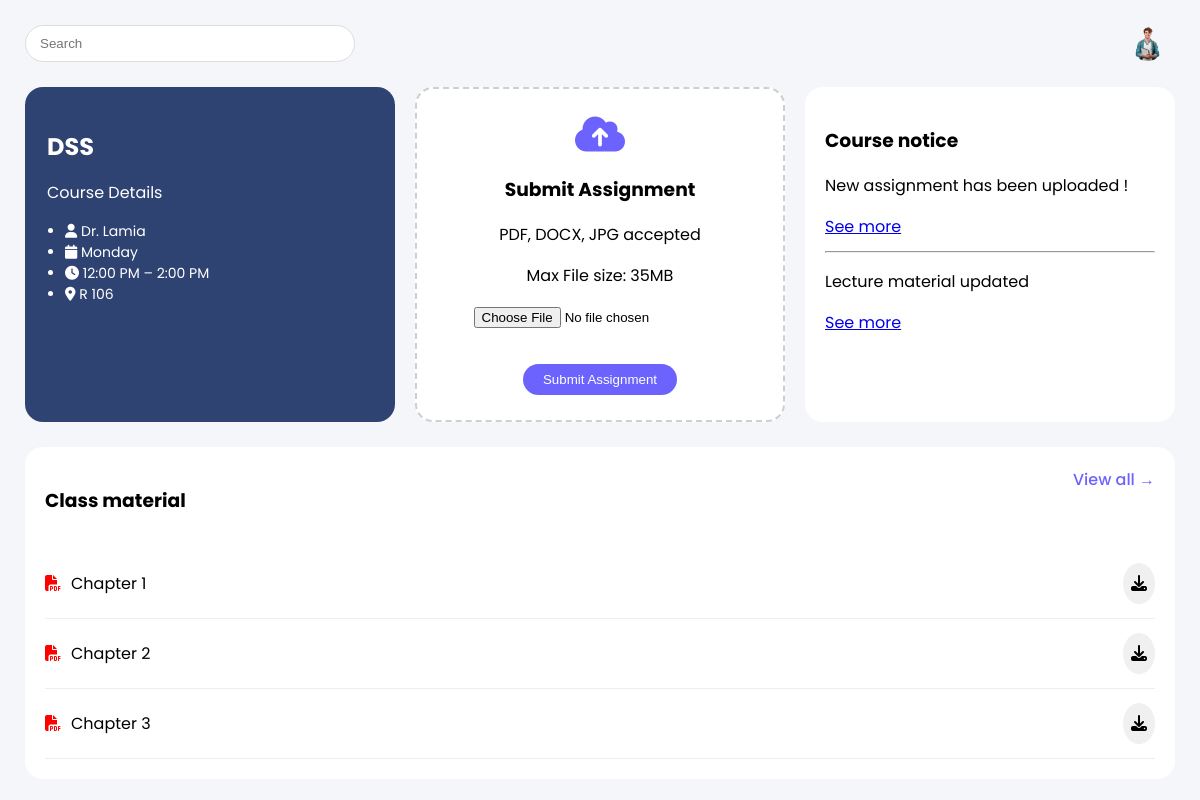
The app's page /course/dss with its own data.
### tables this page shows
CREATE TABLE courses (
        id INTEGER PRIMARY KEY AUTOINCREMENT,
        name TEXT NOT NULL
    );

CREATE TABLE lectures (
        id INTEGER PRIMARY KEY AUTOINCREMENT,
        title TEXT,
        filename TEXT,
        course_id INTEGER,
        FOREIGN KEY(course_id) REFERENCES courses(id)
    );

### app.py (the view)
@app.route("/course/<course_name>")
def course_details(course_name):
    conn = get_db()
    course = conn.execute(
        "SELECT * FROM courses WHERE LOWER(name)=LOWER(?)", (course_name,)
    ).fetchone()
    if course is None:
        conn.close()
        return "❌ Course Not Found"
    lectures = conn.execute(
        "SELECT * FROM lectures WHERE course_id=?", (course["id"],)
    ).fetchall()
    conn.close()
    if course_name.lower() == "gis":
        instructor = "Dr. Nermeen"
        day = "Monday"
        time = "11:00 AM – 12:00 PM"
        room = "R 106"
    elif course_name.lower() == "dss":
        instructor = "Dr. Lamia"
        day = "Monday"
        time = "12:00 PM – 2:00 PM"
        room = "R 106"
    else:
        instructor = "Unknown"
        day = "-"
        time = "-"
        room = "-"
    return render_template("course_details.html",
        course=course, lectures=lectures,
        instructor=instructor, day=day, time=time, room=room)

### app.py (called while the page is built)
def get_db():
    conn = sqlite3.connect("lms.db")
    conn.row_factory = sqlite3.Row
    return conn

### templates/course_details.html (shortened to what this page needs)
<!DOCTYPE html>
<html lang="en">
<head>
<link rel="stylesheet"
href="https://cdnjs.cloudflare.com/ajax/libs/font-awesome/6.5.0/css/all.min.css">
<link rel="stylesheet"
href="{{ url_for('static', filename='course_details.css') }}">
</head>
<body>
<div class="container">
<div class="topbar">
<input type="text"
placeholder="Search">
<div class="profile">
<img src="{{ url_for('static', filename='student.png') }}">
</div>
</div>
<div class="course-top">
<div class="course-card">
<h2>
{{ course.name }}
</h2>
<p>Course Details</p>
<ul class="course-info">
<li>
<i class="fa-solid fa-user"></i>
{{ instructor }}
</li>
<li>
<i class="fa-solid fa-calendar"></i>
{{ day }}
</li>
<li>
<i class="fa-solid fa-clock"></i>
{{ time }}
</li>
<li>
<i class="fa-solid fa-location-dot"></i>
{{ room }}
</li>
</ul>
</div>
<div class="upload-box">
<form method="POST"
      action="/submit_assignment/{{ course.name }}"
      enctype="multipart/form-data">
<i class="fa fa-cloud-upload upload-icon"></i>
<h3>
Submit Assignment
</h3>
<p>
PDF, DOCX, JPG accepted
</p>
<p class="small">
Max File size: 35MB
</p>
<input type="file"
    name="file"
    required>
<br><br>
<button type="submit"
     class="browse-btn">
Submit Assignment
</button>
</form>
</div>
<div class="notice-box">
<h3>
Course notice
</h3>
<p>
New assignment has been uploaded !
</p>
<a href="#">
See more
</a>
<hr>
<p>
Lecture material updated
</p>
<a href="#">
See more
</a>
</div>
</div>
<div class="materials-card">
<div class="materials-header">
<h3>
Class material
</h3>
<a id="viewAllBtn"
class="view-all">
View all → </a>
</div>
<div class="materials"
id="materialsList">
{% for lec in lectures %}
<div class="material-item"
>
<div class="left">
<i class="fa fa-file-pdf pdf-icon"></i>
<span>
{{ lec.title }}
</span>
</div>
<a href="{{ url_for('download_file',
filename=lec.filename) }}"
class="download-btn">
<i class="fa fa-download"></i>
</a>
</div>
{% endfor %}
</div>
</div>
</div>
</body>
</html>

### static/course_details.css (style rules this page uses)
body { font-family: 'Poppins', sans-serif; background:#f5f6fa; margin:0; }
.container { padding:25px; }
.topbar { display:flex; justify-content:space-between; margin-bottom:25px; }
.topbar input { width:300px; padding:10px 14px; border-radius:20px; border:1px solid #ddd; }
.profile { display:flex; align-items:center; gap:10px; }
.profile img { width:35px; border-radius:50%; }
.course-top { display:grid; grid-template-columns:1fr 1fr 1fr; gap:20px; margin-bottom:25px; }
.course-card { background:#2f4373; color:white; padding:22px; border-radius:18px; }
.course-card h2 { margin-bottom:8px; }
.course-card ul { padding-left:18px; font-size:14px; }
.upload-box { border:2px dashed #cfcfcf; border-radius:18px; padding:25px; text-align:center; background:white; }
.upload-box i { font-size:40px; color:#6c63ff; }
.upload-box button { margin-top:10px; padding:8px 20px; background:#6c63ff; color:white; border:none; border-radius:20px; cursor:pointer; }
.notice-box { background:white; padding:20px; border-radius:18px; }
.notice-box hr { margin:12px 0; }
.materials-card { background:white; padding:20px; border-radius:18px; }
.materials-header { display:flex; justify-content:space-between; margin-bottom:15px; }
.materials-header a { color:#6c63ff; cursor:pointer; font-weight:500; }
.material-item { display:flex; justify-content:space-between; align-items:center; padding:14px 0; border-bottom:1px solid #eee; }
.left { display:flex; align-items:center; gap:10px; }
.pdf-icon { color:red; }
.download-btn { background:#f0f0f0; padding:8px; border-radius:50%; color:black; }

### records on screen
courses: name "DSS"
lectures: title "Chapter 1"
lectures: title "Chapter 2"
lectures: title "Chapter 3"

### other values on screen
{{ instructor }} "Dr. Lamia"
{{ day }} "Monday"
{{ time }} "12:00 PM – 2:00 PM"
{{ room }} "R 106"
